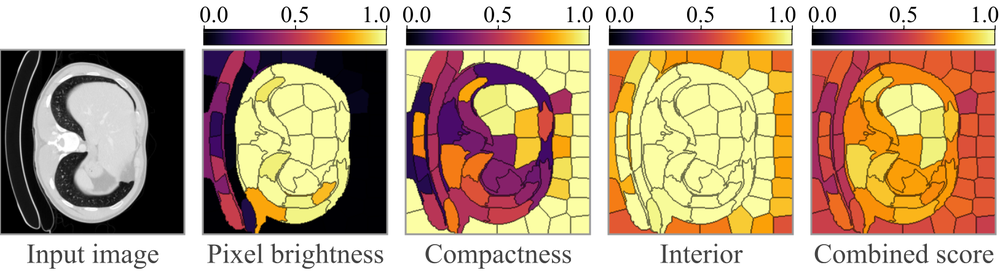
#> input picture figs/png/anatomy_scores.png, 1000 x 273 px, shrunk from 1627 x 444 before the run
$ python -i propose_msk.py   (imports and definitions only)
#> lines starting #> are read from the running program, lines starting #| are printed output that depends on the picture; after the words box and inside, x2 and y2 are one past the last pixel; in counts of white or black regions, pixels touching at a corner belong together
import numpy as np
from scipy import ndimage as ndi
from skimage import filters, morphology, segmentation


_MIN_FG_FRAC = 0.005   # 0.5 %  — reject near-empty masks
_MAX_FG_FRAC = 0.80    # 80 %   — anatomy is rarely > 80 % of a 128×128 slice
_MIN_SEG_PX  = 16      # ignore superpixels smaller than this


def _cleanup(mask: np.ndarray) -> np.ndarray:
    """Fill holes, remove debris, enforce fg fraction bounds."""
    mask = ndi.binary_fill_holes(mask)
    mask = morphology.remove_small_objects(mask, min_size=max(4, int(mask.size * _MIN_FG_FRAC)))
    mask = mask.astype(np.float32)
    fg = mask.mean()
    if fg < _MIN_FG_FRAC or fg > _MAX_FG_FRAC:
        return np.zeros_like(mask)
    return mask


def _anatomy_score(mask: np.ndarray, img: np.ndarray, median: float) -> float:
    """Score a binary region (0..1) by how anatomy-like it is."""
    area = int(mask.sum())
    if area < _MIN_SEG_PX:
        return -1.0

    # Brightness: anatomy is brighter than background
    brightness = float((img[mask.astype(bool)] >= median).mean())

    # Compactness: organs are blob-shaped, not thin/wispy
    boundary = morphology.binary_erosion(mask.astype(bool)) ^ mask.astype(bool)
    perimeter = int(boundary.sum()) + 1
    compactness = float(np.clip(4 * np.pi * area / perimeter ** 2, 0.0, 1.0))

    # Interior: anatomy does not touch the image edge
    h, w = mask.shape
    border_px = int(
        mask[0, :].sum() + mask[-1, :].sum() +
        mask[:, 0].sum() + mask[:, -1].sum()
    )
    interior = float(max(0.0, 1.0 - (border_px / area) * 5))

    return brightness + compactness + interior


def _pick_region(seg: np.ndarray, img: np.ndarray, top_k: int = 4) -> int:
    """Pick a superpixel seed label biased toward anatomy-like regions."""
    unique = np.unique(seg)
    median = float(np.median(img))

    scored = [(
        _anatomy_score(seg == lab, img, median), int(lab)
    ) for lab in unique]

    valid = [(s, lab) for s, lab in scored if s >= 0]
    if not valid:
        return int(unique[np.random.randint(len(unique))])

    valid.sort(key=lambda x: -x[0])
    k = min(top_k, len(valid))
    top_s = np.array([s for s, _ in valid[:k]], dtype=np.float64)
    top_s -= top_s.max()
    w = np.exp(top_s); w /= w.sum()
    return valid[int(np.random.choice(k, p=w))][1]


def _grow(
    seg: np.ndarray,
    seed: int,
    img: np.ndarray,
    n_extra: int,
) -> np.ndarray:
    """Grow n_extra anatomically-scored neighbours from seed, return binary mask."""
    selected = {seed}
    median = float(np.median(img))

    for _ in range(n_extra):
        cur = np.isin(seg, list(selected))
        dilated = morphology.binary_dilation(cur, morphology.disk(1))
        neighbours = set(np.unique(seg[dilated & ~cur])) - selected
        if not neighbours:
            break
        cands = sorted(
            [((_anatomy_score(seg == lab, img, median)), int(lab)) for lab in neighbours],
            key=lambda x: -x[0],
        )
        top = cands[:max(1, len(cands) // 2)]
        selected.add(top[np.random.randint(len(top))][1])

    return np.isin(seg, list(selected)).astype(np.float32)


# [17 lines left out: functions _slic_anatomy, _felzenszwalb_anatomy, not called in this run]


def _watershed_anatomy(img: np.ndarray) -> np.ndarray:
    n_markers = int(np.random.choice([10, 20, 40]))
    seg = segmentation.watershed(filters.sobel(img), markers=n_markers, compactness=0.001)
    seed = _pick_region(seg, img, top_k=4)
    n_extra = int(np.random.randint(0, 2))
    return _cleanup(_grow(seg, seed, img, n_extra))


# [23 lines left out: function propor_mascara, not called in this run]

>>> import cv2
>>> picture = cv2.imread('../../figs/png/anatomy_scores.png', cv2.IMREAD_GRAYSCALE)
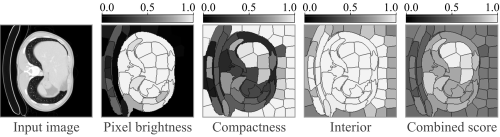
#> picture: shape (273, 1000) (shown at 1/2 size); min 0, max 255, mean 168.2
>>> result = _watershed_anatomy(picture)
#> in _watershed_anatomy, `seg = segmentation.watershed(filters.sobel(img), markers=n_markers, co..`:
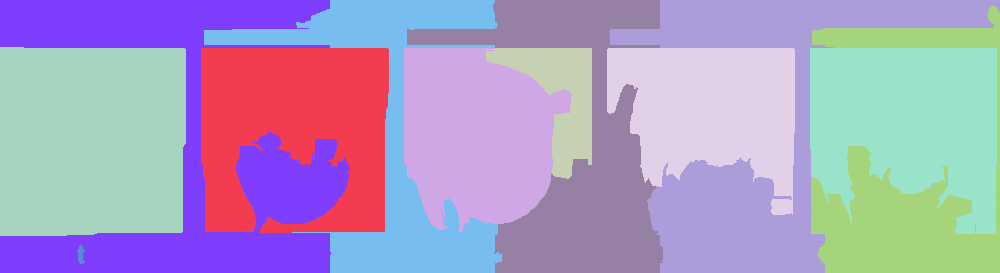
#> seg: shape (273, 1000) int64; 12 distinct labels, from 1 to 12; one colour per label, 0 black
#> in _pick_region, `unique = np.unique(seg)`: unique = [1, 2, 3, 4, 5, 6, 7, 8, 9, 10, 11, 12]
#> in _pick_region, `median = float(np.median(img))`: median = 201
#> in _anatomy_score, `area = int(mask.sum())`: area = 34427
#> in _anatomy_score, `brightness = float((img[mask.astype(bool)] >= median).mean())`: brightness = 0.267
#> in _anatomy_score, `boundary = morphology.binary_erosion(mask.astype(bool)) ^ mask.astype(..`:
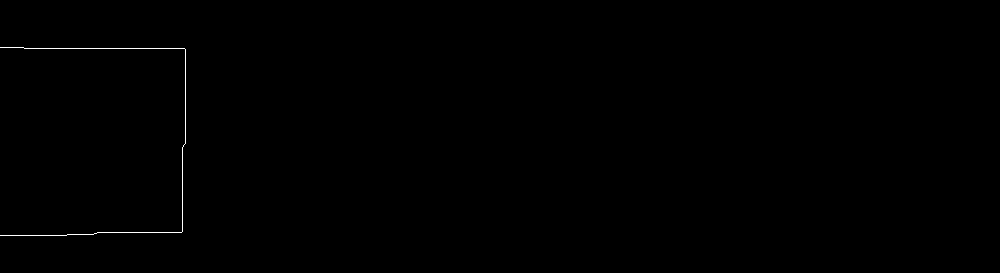
#> boundary: shape (273, 1000) bool; 0.2% white in thin lines or dots, all inside (x1, y1, x2, y2) = (0, 47, 186, 236)
#> in _anatomy_score, `perimeter = int(boundary.sum()) + 1`: perimeter = 551
#> in _anatomy_score, `compactness = float(np.clip(4 * np.pi * area / perimeter ** 2, 0.0, 1...`: compactness = 1
#> in _anatomy_score, `border_px = int( mask[0, :].sum() + mask[-1, :].sum() + mask[:, 0].sum..`: border_px = 189
#> in _anatomy_score, `interior = float(max(0.0, 1.0 - (border_px / area) * 5))`: interior = 0.973
#> in _anatomy_score (call 10), `area = int(mask.sum())`: area = 26447
#> in _anatomy_score (call 10), `brightness = float((img[mask.astype(bool)] >= median).mean())`: brightness = 0.713
#> in _anatomy_score (call 10), `boundary = morphology.binary_erosion(mask.astype(bool)) ^ mask.astype(..`:
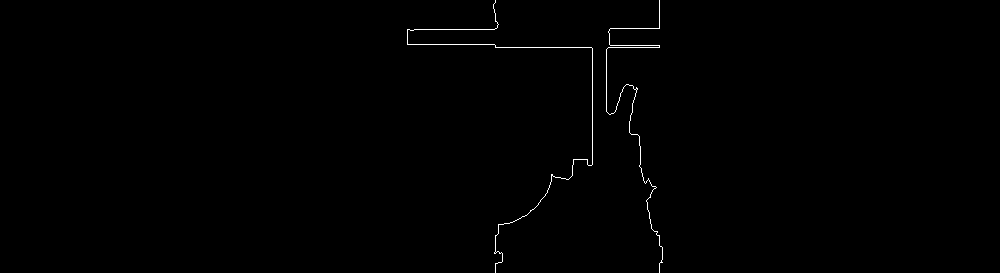
#> boundary: shape (273, 1000) bool; 0.42% white in thin lines or dots, all inside (x1, y1, x2, y2) = (407, 0, 663, 273)
#> in _anatomy_score (call 10), `perimeter = int(boundary.sum()) + 1`: perimeter = 1157
#> in _anatomy_score (call 10), `compactness = float(np.clip(4 * np.pi * area / perimeter ** 2, 0.0, 1...`: compactness = 0.248
#> in _anatomy_score (call 10), `interior = float(max(0.0, 1.0 - (border_px / area) * 5))`: interior = 0.938
#> in _anatomy_score (call 11), `area = int(mask.sum())`: area = 30846
#> in _anatomy_score (call 11), `brightness = float((img[mask.astype(bool)] >= median).mean())`: brightness = 0.745
#> in _anatomy_score (call 11), `boundary = morphology.binary_erosion(mask.astype(bool)) ^ mask.astype(..`:
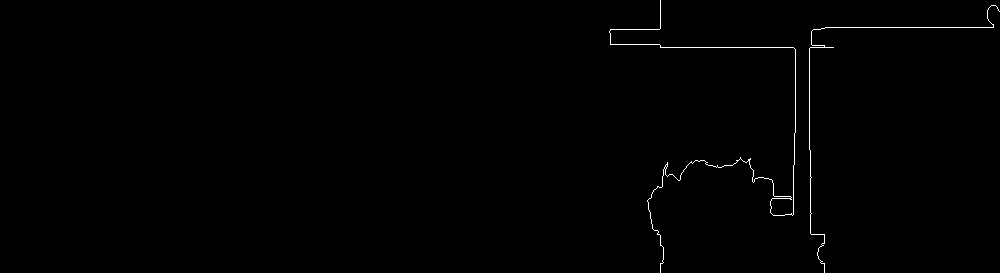
#> boundary: shape (273, 1000) bool; 0.49% white in thin lines or dots, all inside (x1, y1, x2, y2) = (609, 0, 1000, 273)
#> in _anatomy_score (call 11), `perimeter = int(boundary.sum()) + 1`: perimeter = 1334
#> in _anatomy_score (call 11), `compactness = float(np.clip(4 * np.pi * area / perimeter ** 2, 0.0, 1...`: compactness = 0.218
#> in _anatomy_score (call 11), `border_px = int( mask[0, :].sum() + mask[-1, :].sum() + mask[:, 0].sum..`: border_px = 517
#> in _anatomy_score (call 11), `interior = float(max(0.0, 1.0 - (border_px / area) * 5))`: interior = 0.916
#> in _anatomy_score (call 12), `area = int(mask.sum())`: area = 19155
#> in _anatomy_score (call 12), `brightness = float((img[mask.astype(bool)] >= median).mean())`: brightness = 0.422
#> in _anatomy_score (call 12), `boundary = morphology.binary_erosion(mask.astype(bool)) ^ mask.astype(..`:
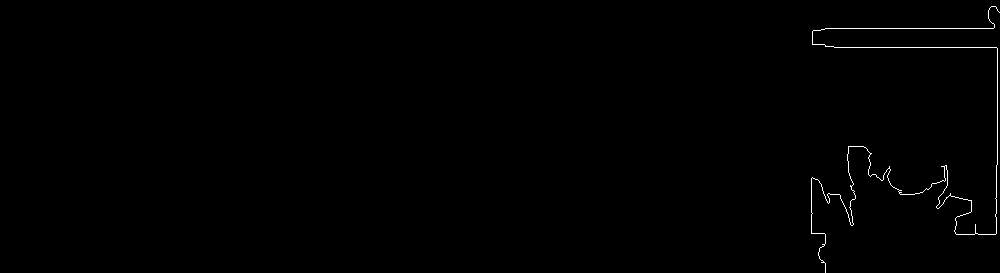
#> boundary: shape (273, 1000) bool; 0.45% white in thin lines or dots, all inside (x1, y1, x2, y2) = (811, 6, 1000, 273)
#> in _anatomy_score (call 12), `perimeter = int(boundary.sum()) + 1`: perimeter = 1230
#> in _anatomy_score (call 12), `compactness = float(np.clip(4 * np.pi * area / perimeter ** 2, 0.0, 1...`: compactness = 0.159
#> in _anatomy_score (call 12), `border_px = int( mask[0, :].sum() + mask[-1, :].sum() + mask[:, 0].sum..`: border_px = 436
#> in _anatomy_score (call 12), `interior = float(max(0.0, 1.0 - (border_px / area) * 5))`: interior = 0.886
#> in _pick_region, `scored = [( _anatomy_score(seg == lab, img, median), int(lab) ) for la..`: scored = [(2.24, 1), (1.51, 2), (1.75, 3), (2.07, 4), (1.93, 5), (1.46, 6), (2.16, 7), (1.9, 8), (1.8, 9), (1.9, 10), (1.88, 11), (1.47, 12)]
#> in _pick_region, `valid = [(s, lab) for s, lab in scored if s >= 0]`: valid has the same summary as scored
#> in _pick_region, `k = min(top_k, len(valid))`: k = 4
#> in _pick_region, `top_s = np.array([s for s, _ in valid[:k]], dtype=np.float64)`: top_s = [2.24, 2.16, 2.07, 1.93]
#> in _pick_region, `top_s -= top_s.max()`: top_s = [0, -0.0784, -0.168, -0.307]
#> in _pick_region, `w = np.exp(top_s)`: w = [1, 0.925, 0.845, 0.735]
#> in _pick_region, `w /= w.sum()`: w = [0.285, 0.264, 0.241, 0.21]
#> in _watershed_anatomy, `seed = _pick_region(seg, img, top_k=4)`: seed = 4
#> in _grow, `selected = {seed}`: selected = 1 item
#> in _grow, `return np.isin(seg, list(selected)).astype(np.float32)`:
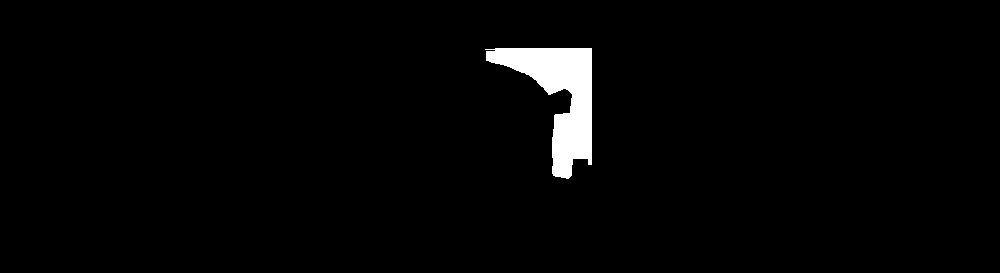
#> returned value: shape (273, 1000) float32; values 0 (black) and 1 (white), 2.2% white; 1 white region, box (x1, y1, x2, y2) and area: (485, 48, 592, 179) 6055
#> in _cleanup, `fg = mask.mean()`: fg = 0.0222
